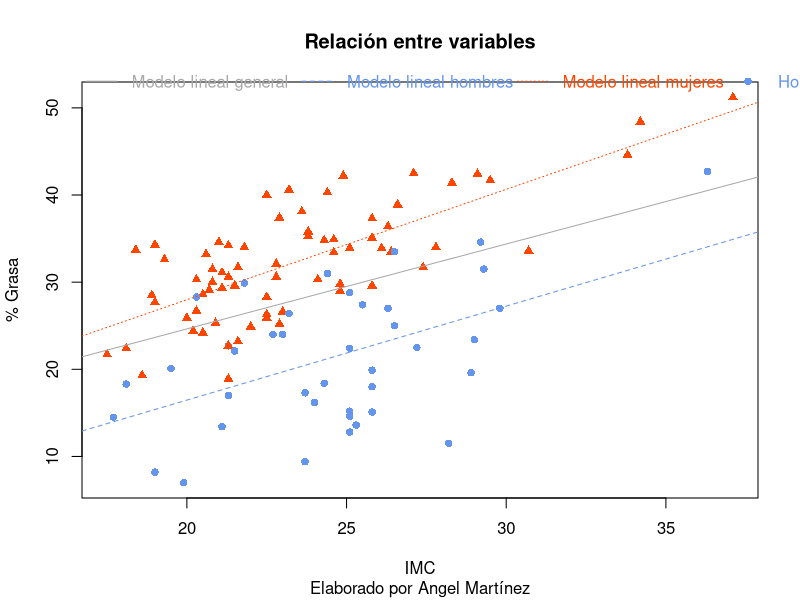

This chart was generated by the following R code:
library(readr)
NeidertBD<- read_csv("Kluess-plasma DPPIV-data.csv")
View(NeidertBD)

# Preguntas de investigación

# 1. Existe correlación entre (BMI Kg/m2) y (%Fat)?


str(NeidertBD)
NeidertBD$Sex <- as.factor(NeidertBD$Sex)
# F =  1
# M = 2

CorBMIFAT <- cor(NeidertBD$`BMI (kg/m2)`, NeidertBD$`% Fat`)
CorBMIFAT

# Si, R > 0

# 0.4210956
# correlacion moderada


# 2.¿Cuán fuerte es la correlación entre (BMI Kg/m2)
# y (%Fat)

#coeficiente de Pearson
# R
#coeficiente de determinacion 
# R^2

R2BMIFAT <- CorBMIFAT^2
R2BMIFAT
# R^2 = 0.1773215
# 17.73% de variabilidad en y es explicada por la variabilidad en x.

# 2. ¿La relación observada gráficamente entre el IMC
#(BMI Kg/m2) y el % de grasa (%Fat) es estadísticamente
# significativa?


CorBMIFATtest <- cor.test(NeidertBD$`BMI (kg/m2)`, NeidertBD$`% Fat`)
CorBMIFATtest 
# valor p = 4.181e-06
# 95 percent confidence interval:
# 0.2546933 0.5632773
# La correlacion es estadisticamente significativa

# p < 0.05

# 4. ¿Cuál es el IC95 de la correlación entre (BMI Kg/m2) y (%Fat)?



IC95BMIFAT <- (CorBMIFATtest$conf.int[2] - CorBMIFATtest $conf.int[1])/2
IC95BMIFAT

# 0.4210956 ± 0.154292


# 95 percent confidence interval:
# 0.2546933 0.5632773

# 5. ¿Existe evidencia gráfica de relación entre las
# variables (BMI Kg/m2) y (%Fat)?

# A graficar

Fat <- NeidertBD$`% Fat`
BMI <- NeidertBD$`BMI (kg/m2)`
lmNeidert <- lm(Fat ~ BMI)

FatMale <- subset(NeidertBD, Sex == "M", select = `% Fat`)
FatMale <- FatMale$`% Fat`
BMIMale <- subset(NeidertBD, Sex == "M", select = `BMI (kg/m2)`)
BMIMale <- BMIMale$`BMI (kg/m2)`
lmNeidertMale <- lm(FatMale ~ BMIMale)

FatFemale <- subset(NeidertBD, Sex == "F", select = `% Fat`)
FatFemale <- FatFemale$`% Fat`
BMIFemale <- subset(NeidertBD, Sex == "F", select = `BMI (kg/m2)`)
BMIFemale <- BMIFemale$`BMI (kg/m2)`
lmNeidertFemale <- lm(FatFemale ~ BMIFemale)


plot(Fat ~ BMI, 
     data = NeidertBD,
     pch = ifelse(NeidertBD$Sex == "M", 16, 17),
     col = ifelse(NeidertBD$Sex == "M", "cornflowerblue","orangered"),
     main = "Relación entre variables",
     xlab = "IMC",
     ylab = "% Grasa",
     sub = "Elaborado por Angel Martínez")
abline(lmNeidert, 
       col = "grey66",
       lty = 1,
       lwd = 1)
abline(lmNeidertMale, 
       col = "cornflowerblue",
       lty = 2,
       lwd = 1)
abline(lmNeidertFemale, 
       col = "orangered",
       lty = 3,
       lwd = 1)


legend("topleft",
       inset = c(0, -0.05),
       xpd = TRUE,
       ncol = 5,
       legend = c("Modelo lineal general", "Modelo lineal hombres", "Modelo lineal mujeres", "Hombres", "Mujeres"), 
       col = c("grey66", "cornflowerblue","orangered", "cornflowerblue","orangered"),
       text.col = c("grey66", "cornflowerblue","orangered", "cornflowerblue","orangered"),
       lty = c(1, 2, 3, NA, NA),
       lwd = 1,
       bty = "n",
       pch = c(NA, NA, NA, 16, 17))


